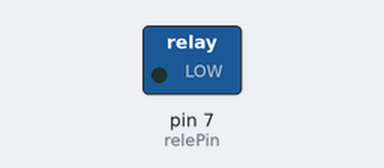
Bench run of a sketch on a simulated Arduino Uno, built with avr-gcc and run on an emulated ATmega328P. Parts: switched loads named in the sketch (green lamp = pin HIGH).

Above: at 1.0 s.
At 3.0 s:
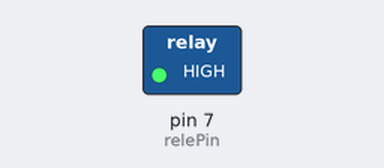
Timing chart, 0 to 5.2 s (numbered marks = the images above):
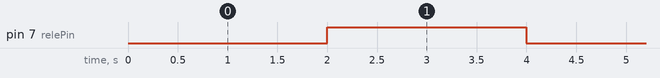

Measured:
- by itself, pin 7 (relePin): alternates HIGH for 2.0 s and LOW for 2.0 s

The sketch:

ReleDe1canal.ino
```cpp
int relePin = 7;

void setup() {
  pinMode(relePin, OUTPUT);
}
void loop() {
  digitalWrite(relePin, LOW); // ativa (nível baixo geralmente aciona)
  delay(2000);
  digitalWrite(relePin, HIGH); // desativa
  delay(2000);
}
```
